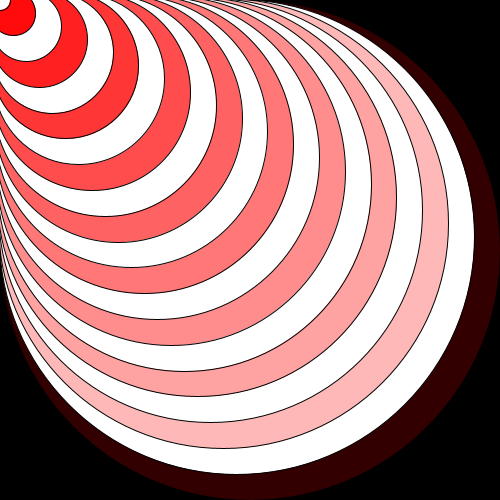
Frame 1 (no input)
Frame 60 (the mouse pressed at the canvas centre just before this capture): identical to frame 1, image omitted
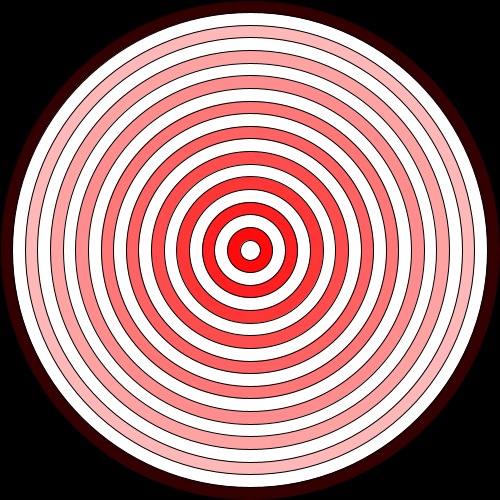
Frame 120 (the mouse held since frame 60 and released just before this capture)

The Processing sketch that drew these frames (run headless with seeded random() and noise(); from frame 60 on, the mouse is pressed at the canvas centre):

// Processing sketch: hipnosis2
// ── hipnosis2.pde
int cant = 20;

void setup() {
  size(500, 500);
}
void draw() {
  background(0);
  for (int c= 0; c<cant; c++) {
    float tam = map(c, 0, cant-1, width, 20);
    float posx = map(c, 0, cant-1, width/2, mouseX  );
    float posy = map(c, 0, cant-1, height/2, mouseY  );
    float tono = map(c, 0, cant-1, 50, 255  );
    if (c%2==0) {
      fill(255, 0, 0, tono);
    } else {
      fill(255);
    }
    ellipse(posx, posy, tam, tam);
  }
}
